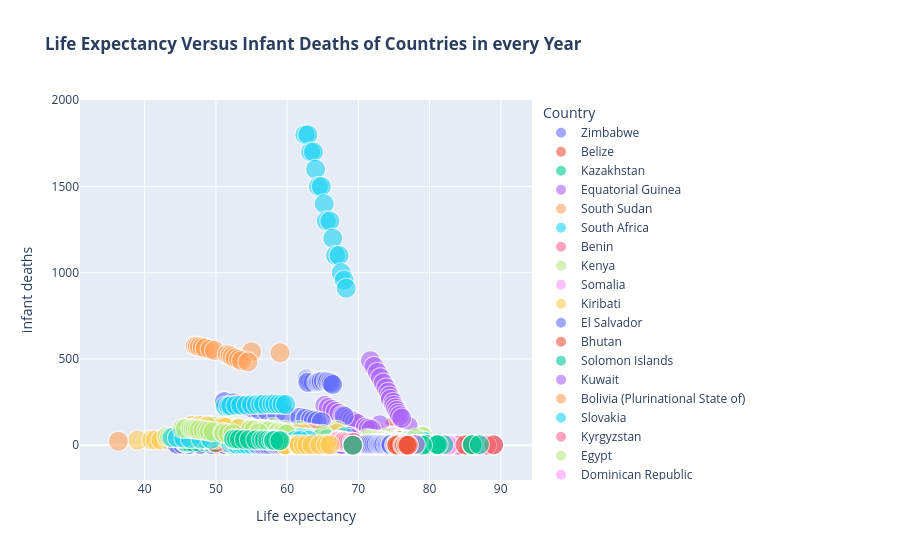

This figure's notebook cell:
### Markdown cell above
## Life Expectancy Versus Infant Deaths of Countries in every Year

### Code cell
px.scatter(df.sort_values(by='Year'), y='infant deaths', x='Life expectancy ', 
           size='Year',color='Country', opacity=0.6,
           title='<b>Life Expectancy Versus Infant Deaths of Countries in every Year')
